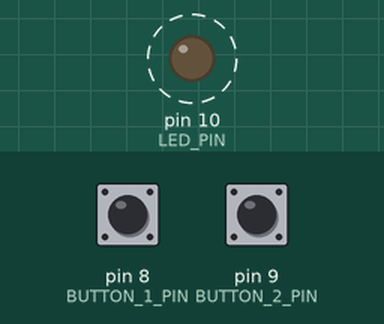
Simulated run of this sketch. Board: Arduino Uno, built with avr-gcc and run on an emulated ATmega328P. Shown: output pins drawn as LEDs (lit = HIGH). Dashed ring = blinking. The inputs (shaded band) are chosen by the test bench; at power-on: pin 8 (BUTTON_1_PIN) HIGH, pin 9 (BUTTON_2_PIN) HIGH. What the sketch prints to the serial monitor is not drawn.

Above: at 0.15 s.
Timing chart, 0 to 3.0 s (numbered marks = the images above):
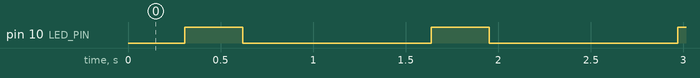

Measured:
- by itself, pin 10 (LED_PIN): alternates HIGH for 0.31 s and LOW for 1.0 s

The sketch:

arduino_pushbutton_test.ino
```cpp
int BUTTON_1_PIN = 8;
int BUTTON_2_PIN = 9;

int LED_PIN = 10;


int STATE_1 = 1;
int STATE_2 = 2;
int STATE_3 = 3;

int state = STATE_1;


void setup() {

  Serial.begin(9600);
  pinMode(LED_PIN, OUTPUT);

  // Use Arduino input pull up resister feature. Pulls up to HIGH (5V).
  // Therefore, other end of button terminal is connected to Arduino GND,
  // And we detect a push button when the PIN reads LOW.
  pinMode(BUTTON_1_PIN, INPUT_PULLUP);
  pinMode(BUTTON_2_PIN, INPUT_PULLUP);
}


void loop() {

  adjust_led();

  int button_1_down = (digitalRead(BUTTON_1_PIN) == LOW);
  int button_2_down = (digitalRead(BUTTON_2_PIN) == LOW);


  if (button_1_down) {
    state = STATE_1;
  }


  if (button_2_down) {
    state = STATE_2;
  }


}


int print_counter = 100;
void p(String message) {
  Serial.println(String(print_counter++) + ": " + message);
}


int led_blink_count = 0;

unsigned long led_toggle_time = millis();
int led_is_on = 0;
int led_is_paused = 0;

unsigned long led_blink_on_duration_millis = 300;
unsigned long led_blink_off_duration_millis = 300;

unsigned long pause_between_blink_groups_millis = 1000;

void adjust_led() {

  p("Adjusting LED");

  unsigned long time_since_toggle = millis() - led_toggle_time;

  if (led_is_on) {
    if (time_since_toggle > led_blink_on_duration_millis) {
      digitalWrite(LED_PIN, LOW);
      led_is_on = 0;
      led_toggle_time = millis();
      led_blink_count++;
      if (led_blink_count >= blink_group_number_for_state(state)) {
        led_is_paused = 1;
        led_blink_count = 0;
      }
    }
  } else {
    // LED is Off.
    if (led_is_paused) {

      if (time_since_toggle > pause_between_blink_groups_millis) {
        led_is_paused = 0;
        digitalWrite(LED_PIN, HIGH);
        led_is_on = 1;
        led_toggle_time = millis();
      }

    } else {

      if (time_since_toggle > led_blink_off_duration_millis) {
        digitalWrite(LED_PIN, HIGH);
        led_is_on = 1;
        led_toggle_time = millis();
      }

    }
  }


}


int blink_group_number_for_state(int given_state) {
  // For now, STATE_1 = 1, STATE_2 = 2, etc...
  return given_state;
}
```
